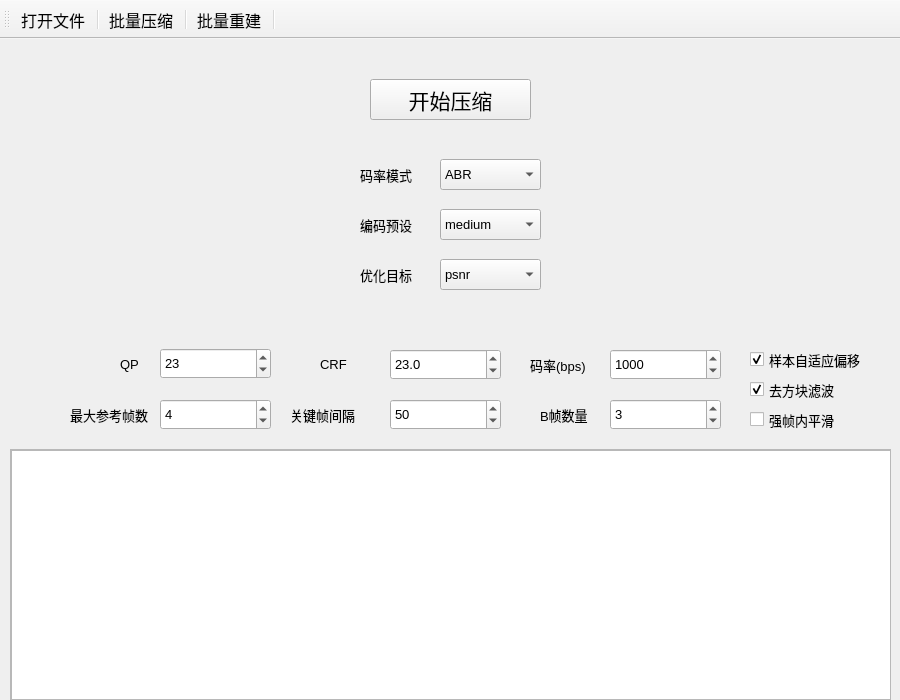
<?xml version="1.0" encoding="UTF-8"?>
<ui version="4.0">
 <class>MainWindow</class>
 <widget class="QMainWindow" name="MainWindow">
  <property name="geometry">
   <rect>
    <x>0</x>
    <y>0</y>
    <width>900</width>
    <height>700</height>
   </rect>
  </property>
  <property name="sizePolicy">
   <sizepolicy hsizetype="Preferred" vsizetype="Preferred">
    <horstretch>0</horstretch>
    <verstretch>0</verstretch>
   </sizepolicy>
  </property>
  <property name="baseSize">
   <size>
    <width>900</width>
    <height>700</height>
   </size>
  </property>
  <property name="font">
   <font>
    <pointsize>10</pointsize>
   </font>
  </property>
  <property name="windowTitle">
   <string>三维脑影像压缩系统</string>
  </property>
  <property name="windowIcon">
   <iconset resource="../resources/ui.qrc">
    <normaloff>:/ui/window.ico</normaloff>:/ui/window.ico</iconset>
  </property>
  <property name="windowOpacity">
   <double>1.000000000000000</double>
  </property>
  <property name="autoFillBackground">
   <bool>false</bool>
  </property>
  <property name="iconSize">
   <size>
    <width>32</width>
    <height>32</height>
   </size>
  </property>
  <widget class="QWidget" name="centralwidget">
   <property name="font">
    <font>
     <pointsize>10</pointsize>
    </font>
   </property>
   <widget class="QPushButton" name="pushButton_compress">
    <property name="enabled">
     <bool>true</bool>
    </property>
    <property name="geometry">
     <rect>
      <x>370</x>
      <y>40</y>
      <width>161</width>
      <height>41</height>
     </rect>
    </property>
    <property name="font">
     <font>
      <pointsize>16</pointsize>
     </font>
    </property>
    <property name="text">
     <string>开始压缩</string>
    </property>
    <property name="checkable">
     <bool>false</bool>
    </property>
    <property name="checked">
     <bool>false</bool>
    </property>
   </widget>
   <widget class="QComboBox" name="comboBox_mode">
    <property name="geometry">
     <rect>
      <x>440</x>
      <y>120</y>
      <width>101</width>
      <height>31</height>
     </rect>
    </property>
    <property name="font">
     <font>
      <pointsize>10</pointsize>
     </font>
    </property>
    <item>
     <property name="text">
      <string>ABR</string>
     </property>
    </item>
    <item>
     <property name="text">
      <string>CQP</string>
     </property>
    </item>
    <item>
     <property name="text">
      <string>CRF</string>
     </property>
    </item>
    <item>
     <property name="text">
      <string>Lossless</string>
     </property>
    </item>
   </widget>
   <widget class="QLabel" name="label">
    <property name="geometry">
     <rect>
      <x>120</x>
      <y>310</y>
      <width>41</width>
      <height>31</height>
     </rect>
    </property>
    <property name="font">
     <font>
      <pointsize>10</pointsize>
      <bold>false</bold>
     </font>
    </property>
    <property name="text">
     <string>QP</string>
    </property>
   </widget>
   <widget class="QLabel" name="label_2">
    <property name="geometry">
     <rect>
      <x>530</x>
      <y>310</y>
      <width>61</width>
      <height>31</height>
     </rect>
    </property>
    <property name="font">
     <font>
      <pointsize>10</pointsize>
      <bold>false</bold>
     </font>
    </property>
    <property name="text">
     <string>码率(bps)</string>
    </property>
   </widget>
   <widget class="QLabel" name="label_3">
    <property name="geometry">
     <rect>
      <x>320</x>
      <y>310</y>
      <width>41</width>
      <height>31</height>
     </rect>
    </property>
    <property name="font">
     <font>
      <pointsize>10</pointsize>
      <bold>false</bold>
     </font>
    </property>
    <property name="text">
     <string>CRF</string>
    </property>
   </widget>
   <widget class="QLabel" name="label_4">
    <property name="geometry">
     <rect>
      <x>70</x>
      <y>360</y>
      <width>81</width>
      <height>31</height>
     </rect>
    </property>
    <property name="font">
     <font>
      <pointsize>10</pointsize>
      <bold>false</bold>
     </font>
    </property>
    <property name="text">
     <string>最大参考帧数</string>
    </property>
   </widget>
   <widget class="QLabel" name="label_5">
    <property name="geometry">
     <rect>
      <x>290</x>
      <y>360</y>
      <width>81</width>
      <height>31</height>
     </rect>
    </property>
    <property name="font">
     <font>
      <pointsize>10</pointsize>
      <bold>false</bold>
     </font>
    </property>
    <property name="text">
     <string>关键帧间隔</string>
    </property>
   </widget>
   <widget class="QLabel" name="label_6">
    <property name="geometry">
     <rect>
      <x>540</x>
      <y>360</y>
      <width>71</width>
      <height>31</height>
     </rect>
    </property>
    <property name="font">
     <font>
      <pointsize>10</pointsize>
      <bold>false</bold>
     </font>
    </property>
    <property name="text">
     <string>B帧数量</string>
    </property>
   </widget>
   <widget class="QComboBox" name="comboBox_preset">
    <property name="geometry">
     <rect>
      <x>440</x>
      <y>170</y>
      <width>101</width>
      <height>31</height>
     </rect>
    </property>
    <property name="font">
     <font>
      <pointsize>10</pointsize>
     </font>
    </property>
    <property name="currentIndex">
     <number>5</number>
    </property>
    <item>
     <property name="text">
      <string>ultrafast</string>
     </property>
    </item>
    <item>
     <property name="text">
      <string>superfast</string>
     </property>
    </item>
    <item>
     <property name="text">
      <string>veryfast</string>
     </property>
    </item>
    <item>
     <property name="text">
      <string>faster</string>
     </property>
    </item>
    <item>
     <property name="text">
      <string>fast</string>
     </property>
    </item>
    <item>
     <property name="text">
      <string>medium</string>
     </property>
    </item>
    <item>
     <property name="text">
      <string>slow</string>
     </property>
    </item>
    <item>
     <property name="text">
      <string>slower</string>
     </property>
    </item>
    <item>
     <property name="text">
      <string>veryslow</string>
     </property>
    </item>
    <item>
     <property name="text">
      <string>placebo</string>
     </property>
    </item>
   </widget>
   <widget class="QLabel" name="label_7">
    <property name="geometry">
     <rect>
      <x>360</x>
      <y>120</y>
      <width>61</width>
      <height>31</height>
     </rect>
    </property>
    <property name="font">
     <font>
      <pointsize>10</pointsize>
      <bold>false</bold>
     </font>
    </property>
    <property name="text">
     <string>码率模式</string>
    </property>
   </widget>
   <widget class="QLabel" name="label_8">
    <property name="geometry">
     <rect>
      <x>360</x>
      <y>170</y>
      <width>61</width>
      <height>31</height>
     </rect>
    </property>
    <property name="font">
     <font>
      <pointsize>10</pointsize>
      <bold>false</bold>
     </font>
    </property>
    <property name="text">
     <string>编码预设</string>
    </property>
   </widget>
   <widget class="QLabel" name="label_9">
    <property name="geometry">
     <rect>
      <x>360</x>
      <y>220</y>
      <width>61</width>
      <height>31</height>
     </rect>
    </property>
    <property name="font">
     <font>
      <pointsize>10</pointsize>
      <bold>false</bold>
     </font>
    </property>
    <property name="text">
     <string>优化目标</string>
    </property>
   </widget>
   <widget class="QComboBox" name="comboBox_optimize">
    <property name="geometry">
     <rect>
      <x>440</x>
      <y>220</y>
      <width>101</width>
      <height>31</height>
     </rect>
    </property>
    <property name="font">
     <font>
      <pointsize>10</pointsize>
     </font>
    </property>
    <item>
     <property name="text">
      <string>psnr</string>
     </property>
    </item>
    <item>
     <property name="text">
      <string>ssim</string>
     </property>
    </item>
    <item>
     <property name="text">
      <string>grain</string>
     </property>
    </item>
    <item>
     <property name="text">
      <string>zerolatency</string>
     </property>
    </item>
    <item>
     <property name="text">
      <string>fastdecode</string>
     </property>
    </item>
    <item>
     <property name="text">
      <string>animation</string>
     </property>
    </item>
   </widget>
   <widget class="QCheckBox" name="checkBox_SAO">
    <property name="geometry">
     <rect>
      <x>750</x>
      <y>310</y>
      <width>111</width>
      <height>21</height>
     </rect>
    </property>
    <property name="font">
     <font>
      <pointsize>10</pointsize>
     </font>
    </property>
    <property name="text">
     <string>样本自适应偏移</string>
    </property>
    <property name="checked">
     <bool>true</bool>
    </property>
   </widget>
   <widget class="QCheckBox" name="checkBox_LF">
    <property name="geometry">
     <rect>
      <x>750</x>
      <y>340</y>
      <width>111</width>
      <height>21</height>
     </rect>
    </property>
    <property name="font">
     <font>
      <pointsize>10</pointsize>
     </font>
    </property>
    <property name="text">
     <string>去方块滤波</string>
    </property>
    <property name="checked">
     <bool>true</bool>
    </property>
   </widget>
   <widget class="QCheckBox" name="checkBox_SS">
    <property name="geometry">
     <rect>
      <x>750</x>
      <y>370</y>
      <width>111</width>
      <height>21</height>
     </rect>
    </property>
    <property name="font">
     <font>
      <pointsize>10</pointsize>
     </font>
    </property>
    <property name="text">
     <string>强帧内平滑</string>
    </property>
   </widget>
   <widget class="QScrollArea" name="scrollArea">
    <property name="geometry">
     <rect>
      <x>10</x>
      <y>410</y>
      <width>881</width>
      <height>251</height>
     </rect>
    </property>
    <property name="widgetResizable">
     <bool>true</bool>
    </property>
    <widget class="QWidget" name="scrollAreaWidgetContents">
     <property name="geometry">
      <rect>
       <x>0</x>
       <y>0</y>
       <width>879</width>
       <height>249</height>
      </rect>
     </property>
     <widget class="QPlainTextEdit" name="plainTextEdit">
      <property name="geometry">
       <rect>
        <x>0</x>
        <y>0</y>
        <width>881</width>
        <height>251</height>
       </rect>
      </property>
      <property name="readOnly">
       <bool>true</bool>
      </property>
      <property name="overwriteMode">
       <bool>false</bool>
      </property>
      <property name="textInteractionFlags">
       <set>Qt::TextInteractionFlag::TextSelectableByMouse</set>
      </property>
     </widget>
    </widget>
   </widget>
   <widget class="QVTKOpenGLNativeWidget" name="widget_orign" native="true">
    <property name="geometry">
     <rect>
      <x>10</x>
      <y>10</y>
      <width>321</width>
      <height>281</height>
     </rect>
    </property>
   </widget>
   <widget class="QVTKOpenGLNativeWidget" name="widget_restore" native="true">
    <property name="geometry">
     <rect>
      <x>570</x>
      <y>10</y>
      <width>321</width>
      <height>281</height>
     </rect>
    </property>
   </widget>
   <widget class="QDoubleSpinBox" name="doubleSpinBox_crf">
    <property name="geometry">
     <rect>
      <x>390</x>
      <y>310</y>
      <width>111</width>
      <height>31</height>
     </rect>
    </property>
    <property name="wrapping">
     <bool>false</bool>
    </property>
    <property name="frame">
     <bool>true</bool>
    </property>
    <property name="readOnly">
     <bool>false</bool>
    </property>
    <property name="prefix">
     <string/>
    </property>
    <property name="suffix">
     <string/>
    </property>
    <property name="decimals">
     <number>1</number>
    </property>
    <property name="minimum">
     <double>0.000000000000000</double>
    </property>
    <property name="maximum">
     <double>51.000000000000000</double>
    </property>
    <property name="singleStep">
     <double>0.100000000000000</double>
    </property>
    <property name="value">
     <double>23.000000000000000</double>
    </property>
   </widget>
   <widget class="QSpinBox" name="spinBox_qp">
    <property name="geometry">
     <rect>
      <x>160</x>
      <y>309</y>
      <width>111</width>
      <height>31</height>
     </rect>
    </property>
    <property name="readOnly">
     <bool>false</bool>
    </property>
    <property name="maximum">
     <number>51</number>
    </property>
    <property name="value">
     <number>23</number>
    </property>
   </widget>
   <widget class="QSpinBox" name="spinBox_bps">
    <property name="geometry">
     <rect>
      <x>610</x>
      <y>310</y>
      <width>111</width>
      <height>31</height>
     </rect>
    </property>
    <property name="readOnly">
     <bool>false</bool>
    </property>
    <property name="maximum">
     <number>999999999</number>
    </property>
    <property name="singleStep">
     <number>500</number>
    </property>
    <property name="value">
     <number>1000</number>
    </property>
   </widget>
   <widget class="QSpinBox" name="spinBox_mrf">
    <property name="geometry">
     <rect>
      <x>160</x>
      <y>360</y>
      <width>111</width>
      <height>31</height>
     </rect>
    </property>
    <property name="readOnly">
     <bool>false</bool>
    </property>
    <property name="buttonSymbols">
     <enum>QAbstractSpinBox::ButtonSymbols::UpDownArrows</enum>
    </property>
    <property name="minimum">
     <number>1</number>
    </property>
    <property name="maximum">
     <number>999999999</number>
    </property>
    <property name="singleStep">
     <number>1</number>
    </property>
    <property name="value">
     <number>4</number>
    </property>
   </widget>
   <widget class="QSpinBox" name="spinBox_kf">
    <property name="geometry">
     <rect>
      <x>390</x>
      <y>360</y>
      <width>111</width>
      <height>31</height>
     </rect>
    </property>
    <property name="readOnly">
     <bool>false</bool>
    </property>
    <property name="buttonSymbols">
     <enum>QAbstractSpinBox::ButtonSymbols::UpDownArrows</enum>
    </property>
    <property name="maximum">
     <number>999999999</number>
    </property>
    <property name="singleStep">
     <number>1</number>
    </property>
    <property name="value">
     <number>50</number>
    </property>
   </widget>
   <widget class="QSpinBox" name="spinBox_bf">
    <property name="geometry">
     <rect>
      <x>610</x>
      <y>360</y>
      <width>111</width>
      <height>31</height>
     </rect>
    </property>
    <property name="readOnly">
     <bool>false</bool>
    </property>
    <property name="buttonSymbols">
     <enum>QAbstractSpinBox::ButtonSymbols::UpDownArrows</enum>
    </property>
    <property name="maximum">
     <number>999999999</number>
    </property>
    <property name="singleStep">
     <number>1</number>
    </property>
    <property name="value">
     <number>3</number>
    </property>
   </widget>
  </widget>
  <widget class="QToolBar" name="toolBar">
   <property name="font">
    <font>
     <pointsize>12</pointsize>
    </font>
   </property>
   <property name="windowTitle">
    <string>toolBar</string>
   </property>
   <attribute name="toolBarArea">
    <enum>TopToolBarArea</enum>
   </attribute>
   <attribute name="toolBarBreak">
    <bool>false</bool>
   </attribute>
   <addaction name="openfile_action"/>
   <addaction name="separator"/>
   <addaction name="batchcompress_action"/>
   <addaction name="separator"/>
   <addaction name="restore_action"/>
   <addaction name="separator"/>
  </widget>
  <action name="openfile_action">
   <property name="enabled">
    <bool>true</bool>
   </property>
   <property name="text">
    <string>打开文件</string>
   </property>
   <property name="toolTip">
    <string>打开.nii文件并显示</string>
   </property>
   <property name="font">
    <font>
     <pointsize>12</pointsize>
    </font>
   </property>
   <property name="menuRole">
    <enum>QAction::MenuRole::NoRole</enum>
   </property>
  </action>
  <action name="batchcompress_action">
   <property name="text">
    <string>批量压缩</string>
   </property>
   <property name="toolTip">
    <string>批量压缩.nii文件</string>
   </property>
   <property name="menuRole">
    <enum>QAction::MenuRole::NoRole</enum>
   </property>
  </action>
  <action name="restore_action">
   <property name="text">
    <string>批量重建</string>
   </property>
   <property name="toolTip">
    <string>批量将.h265压缩文件重建为.nii文件</string>
   </property>
   <property name="menuRole">
    <enum>QAction::MenuRole::NoRole</enum>
   </property>
  </action>
 </widget>
 <customwidgets>
  <customwidget>
   <class>QVTKOpenGLNativeWidget</class>
   <extends>QWidget</extends>
   <header>qvtkopenglnativewidget.h</header>
   <container>1</container>
  </customwidget>
 </customwidgets>
 <resources>
  <include location="../resources/ui.qrc"/>
 </resources>
 <connections/>
</ui>
